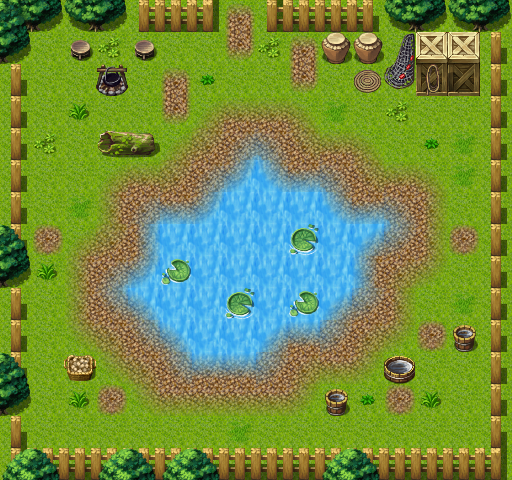

This game map was drawn from its Tiled (.tmx) file and the tilesets committed beside it. A one-line description and the trimmed map source follow:
An orthogonal 16x15 tile map with 32x32 px tiles, 3 tile layers (Ground, Objects, Above), 1 hidden layer not drawn, 60 tilesets and 3 objects (2x spawn, mapchange).

<map version="1.0" orientation="orthogonal" renderorder="right-down" width="16" height="15" tilewidth="32" tileheight="32" nextobjectid="4">
 <properties>
  <property name="outdoors" value="1" />
 </properties>
 <tileset firstgid="1" name="map_bed_1" tilewidth="32" tileheight="32" tilecount="128" columns="16">
  <image source="../drawable/map_bed_1.png" width="512" height="256" />
 </tileset>
 <tileset firstgid="129" name="map_border_1" tilewidth="32" tileheight="32" tilecount="128" columns="16">
  <image source="../drawable/map_border_1.png" width="512" height="256" />
 </tileset>
 <tileset firstgid="257" name="map_bridge_1" tilewidth="32" tileheight="32" tilecount="128" columns="16">
  <image source="../drawable/map_bridge_1.png" width="512" height="256" />
 </tileset>
 <tileset firstgid="385" name="map_bridge_2" tilewidth="32" tileheight="32" tilecount="128" columns="16">
  <image source="../drawable/map_bridge_2.png" width="512" height="256" />
 </tileset>
 <tileset firstgid="513" name="map_broken_1" tilewidth="32" tileheight="32" tilecount="128" columns="16">
  <image source="../drawable/map_broken_1.png" width="512" height="256" />
 </tileset>
 <tileset firstgid="641" name="map_cavewall_1" tilewidth="32" tileheight="32" tilecount="108" columns="18">
  <image source="../drawable/map_cavewall_1.png" width="576" height="192" />
 </tileset>
 <tileset firstgid="749" name="map_cavewall_2" tilewidth="32" tileheight="32" tilecount="108" columns="18">
  <image source="../drawable/map_cavewall_2.png" width="576" height="192" />
 </tileset>
 <tileset firstgid="857" name="map_cavewall_3" tilewidth="32" tileheight="32" tilecount="108" columns="18">
  <image source="../drawable/map_cavewall_3.png" width="576" height="192" />
 </tileset>
 <tileset firstgid="965" name="map_cavewall_4" tilewidth="32" tileheight="32" tilecount="108" columns="18">
  <image source="../drawable/map_cavewall_4.png" width="576" height="192" />
 </tileset>
 <tileset firstgid="1073" name="map_chair_table_1" tilewidth="32" tileheight="32" tilecount="128" columns="16">
  <image source="../drawable/map_chair_table_1.png" width="512" height="256" />
 </tileset>
 <tileset firstgid="1201" name="map_chair_table_2" tilewidth="32" tileheight="32" tilecount="128" columns="16">
  <image source="../drawable/map_chair_table_2.png" width="512" height="256" />
 </tileset>
 <tileset firstgid="1329" name="map_crate_1" tilewidth="32" tileheight="32" tilecount="128" columns="16">
  <image source="../drawable/map_crate_1.png" width="512" height="256" />
 </tileset>
 <tileset firstgid="1457" name="map_cupboard_1" tilewidth="32" tileheight="32" tilecount="128" columns="16">
  <image source="../drawable/map_cupboard_1.png" width="512" height="256" />
 </tileset>
 <tileset firstgid="1585" name="map_curtain_1" tilewidth="32" tileheight="32" tilecount="128" columns="16">
  <image source="../drawable/map_curtain_1.png" width="512" height="256" />
 </tileset>
 <tileset firstgid="1713" name="map_entrance_1" tilewidth="32" tileheight="32" tilecount="128" columns="16">
  <image source="../drawable/map_entrance_1.png" width="512" height="256" />
 </tileset>
 <tileset firstgid="1841" name="map_entrance_2" tilewidth="32" tileheight="32" tilecount="128" columns="16">
  <image source="../drawable/map_entrance_2.png" width="512" height="256" />
 </tileset>
 <tileset firstgid="1969" name="map_fence_1" tilewidth="32" tileheight="32" tilecount="128" columns="16">
  <image source="../drawable/map_fence_1.png" width="512" height="256" />
 </tileset>
 <tileset firstgid="2097" name="map_fence_2" tilewidth="32" tileheight="32" tilecount="128" columns="16">
  <image source="../drawable/map_fence_2.png" width="512" height="256" />
 </tileset>
 <tileset firstgid="2225" name="map_fence_3" tilewidth="32" tileheight="32" tilecount="128" columns="16">
  <image source="../drawable/map_fence_3.png" width="512" height="256" />
 </tileset>
 <tileset firstgid="2353" name="map_fence_4" tilewidth="32" tileheight="32" tilecount="128" columns="16">
  <image source="../drawable/map_fence_4.png" width="512" height="256" />
 </tileset>
 <tileset firstgid="2481" name="map_ground_1" tilewidth="32" tileheight="32" tilecount="128" columns="16">
  <image source="../drawable/map_ground_1.png" width="512" height="256" />
 </tileset>
 <tileset firstgid="2609" name="map_ground_2" tilewidth="32" tileheight="32" tilecount="128" columns="16">
  <image source="../drawable/map_ground_2.png" width="512" height="256" />
 </tileset>
 <tileset firstgid="2737" name="map_ground_3" tilewidth="32" tileheight="32" tilecount="128" columns="16">
  <image source="../drawable/map_ground_3.png" width="512" height="256" />
 </tileset>
 <tileset firstgid="2865" name="map_ground_4" tilewidth="32" tileheight="32" tilecount="128" columns="16">
  <image source="../drawable/map_ground_4.png" width="512" height="256" />
 </tileset>
 <tileset firstgid="2993" name="map_ground_5" tilewidth="32" tileheight="32" tilecount="128" columns="16">
  <image source="../drawable/map_ground_5.png" width="512" height="256" />
 </tileset>
 <tileset firstgid="3121" name="map_ground_6" tilewidth="32" tileheight="32" tilecount="128" columns="16">
  <image source="../drawable/map_ground_6.png" width="512" height="256" />
 </tileset>
 <tileset firstgid="3249" name="map_ground_7" tilewidth="32" tileheight="32" tilecount="128" columns="16">
  <image source="../drawable/map_ground_7.png" width="512" height="256" />
 </tileset>
 <tileset firstgid="3377" name="map_ground_8" tilewidth="32" tileheight="32" tilecount="128" columns="16">
  <image source="../drawable/map_ground_8.png" width="512" height="256" />
 </tileset>
 <tileset firstgid="3505" name="map_house_1" tilewidth="32" tileheight="32" tilecount="128" columns="16">
  <image source="../drawable/map_house_1.png" width="512" height="256" />
 </tileset>
 <tileset firstgid="3633" name="map_house_2" tilewidth="32" tileheight="32" tilecount="128" columns="16">
  <image source="../drawable/map_house_2.png" width="512" height="256" />
 </tileset>
 <tileset firstgid="3761" name="map_indoor_1" tilewidth="32" tileheight="32" tilecount="128" columns="16">
  <image source="../drawable/map_indoor_1.png" width="512" height="256" />
 </tileset>
 <tileset firstgid="3889" name="map_indoor_2" tilewidth="32" tileheight="32" tilecount="128" columns="16">
  <image source="../drawable/map_indoor_2.png" width="512" height="256" />
 </tileset>
 <tileset firstgid="4017" name="map_kitchen_1" tilewidth="32" tileheight="32" tilecount="128" columns="16">
  <image source="../drawable/map_kitchen_1.png" width="512" height="256" />
 </tileset>
 <tileset firstgid="4145" name="map_outdoor_1" tilewidth="32" tileheight="32" tilecount="128" columns="16">
  <image source="../drawable/map_outdoor_1.png" width="512" height="256" />
 </tileset>
 <tileset firstgid="4273" name="map_pillar_1" tilewidth="32" tileheight="32" tilecount="128" columns="16">
  <image source="../drawable/map_pillar_1.png" width="512" height="256" />
 </tileset>
 <tileset firstgid="4401" name="map_pillar_2" tilewidth="32" tileheight="32" tilecount="128" columns="16">
  <image source="../drawable/map_pillar_2.png" width="512" height="256" />
 </tileset>
 <tileset firstgid="4529" name="map_plant_1" tilewidth="32" tileheight="32" tilecount="128" columns="16">
  <image source="../drawable/map_plant_1.png" width="512" height="256" />
 </tileset>
 <tileset firstgid="4657" name="map_plant_2" tilewidth="32" tileheight="32" tilecount="128" columns="16">
  <image source="../drawable/map_plant_2.png" width="512" height="256" />
 </tileset>
 <tileset firstgid="4785" name="map_rock_1" tilewidth="32" tileheight="32" tilecount="128" columns="16">
  <image source="../drawable/map_rock_1.png" width="512" height="256" />
 </tileset>
 <tileset firstgid="4913" name="map_rock_2" tilewidth="32" tileheight="32" tilecount="128" columns="16">
  <image source="../drawable/map_rock_2.png" width="512" height="256" />
 </tileset>
 <tileset firstgid="5041" name="map_roof_1" tilewidth="32" tileheight="32" tilecount="128" columns="16">
  <image source="../drawable/map_roof_1.png" width="512" height="256" />
 </tileset>
 <tileset firstgid="5169" name="map_roof_2" tilewidth="32" tileheight="32" tilecount="128" columns="16">
  <image source="../drawable/map_roof_2.png" width="512" height="256" />
 </tileset>
 <tileset firstgid="5297" name="map_roof_3" tilewidth="32" tileheight="32" tilecount="128" columns="16">
  <image source="../drawable/map_roof_3.png" width="512" height="256" />
 </tileset>
 <tileset firstgid="5425" name="map_shop_1" tilewidth="32" tileheight="32" tilecount="128" columns="16">
  <image source="../drawable/map_shop_1.png" width="512" height="256" />
 </tileset>
 <tileset firstgid="5553" name="map_sign_ladder_1" tilewidth="32" tileheight="32" tilecount="128" columns="16">
  <image source="../drawable/map_sign_ladder_1.png" width="512" height="256" />
 </tileset>
 <tileset firstgid="5681" name="map_table_1" tilewidth="32" tileheight="32" tilecount="128" columns="16">
  <image source="../drawable/map_table_1.png" width="512" height="256" />
 </tileset>
 <tileset firstgid="5809" name="map_trail_1" tilewidth="32" tileheight="32" tilecount="128" columns="16">
  <image source="../drawable/map_trail_1.png" width="512" height="256" />
 </tileset>
 <tileset firstgid="5937" name="map_transition_1" tilewidth="32" tileheight="32" tilecount="128" columns="16">
  <image source="../drawable/map_transition_1.png" width="512" height="256" />
 </tileset>
 <tileset firstgid="6065" name="map_transition_2" tilewidth="32" tileheight="32" tilecount="128" columns="16">
  <image source="../drawable/map_transition_2.png" width="512" height="256" />
 </tileset>
 <tileset firstgid="6193" name="map_transition_3" tilewidth="32" tileheight="32" tilecount="128" columns="16">
  <image source="../drawable/map_transition_3.png" width="512" height="256" />
 </tileset>
 <tileset firstgid="6321" name="map_transition_4" tilewidth="32" tileheight="32" tilecount="128" columns="16">
  <image source="../drawable/map_transition_4.png" width="512" height="256" />
 </tileset>
 <tileset firstgid="6449" name="map_transition_5" tilewidth="32" tileheight="32" tilecount="128" columns="16">
  <image source="../drawable/map_transition_5.png" width="512" height="256" />
 </tileset>
 <tileset firstgid="6577" name="map_tree_1" tilewidth="32" tileheight="32" tilecount="128" columns="16">
  <image source="../drawable/map_tree_1.png" width="512" height="256" />
 </tileset>
 <tileset firstgid="6705" name="map_tree_2" tilewidth="32" tileheight="32" tilecount="128" columns="16">
  <image source="../drawable/map_tree_2.png" width="512" height="256" />
 </tileset>
 <tileset firstgid="6833" name="map_wall_1" tilewidth="32" tileheight="32" tilecount="128" columns="16">
  <image source="../drawable/map_wall_1.png" width="512" height="256" />
 </tileset>
 <tileset firstgid="6961" name="map_wall_2" tilewidth="32" tileheight="32" tilecount="120" columns="15">
  <image source="../drawable/map_wall_2.png" width="480" height="256" />
 </tileset>
 <tileset firstgid="7081" name="map_wall_3" tilewidth="32" tileheight="32" tilecount="120" columns="15">
  <image source="../drawable/map_wall_3.png" width="480" height="256" />
 </tileset>
 <tileset firstgid="7201" name="map_wall_4" tilewidth="32" tileheight="32" tilecount="120" columns="15">
  <image source="../drawable/map_wall_4.png" width="480" height="256" />
 </tileset>
 <tileset firstgid="7321" name="map_window_1" tilewidth="32" tileheight="32" tilecount="128" columns="16">
  <image source="../drawable/map_window_1.png" width="512" height="256" />
 </tileset>
 <tileset firstgid="7449" name="map_window_2" tilewidth="32" tileheight="32" tilecount="128" columns="16">
  <image source="../drawable/map_window_2.png" width="512" height="256" />
 </tileset>
 <layer name="Ground" width="16" height="15">
  <data>[240 cells, 240 non-empty, 3 distinct tile ids]</data>
 </layer>
 <layer name="Objects" width="16" height="15">
  <data>[240 cells, 178 non-empty, 42 distinct tile ids]</data>
 </layer>
 <layer name="Above" width="16" height="15">
  <data>[240 cells, 12 non-empty, 4 distinct tile ids]</data>
 </layer>
 <layer name="Walkable" width="16" height="15" visible="0">
  <data>[240 cells, 126 non-empty, 1 distinct tile ids]</data>
 </layer>
 <objectgroup name="Mapevents">
  <object id="1" name="north" type="mapchange" x="224" y="0" width="32" height="32">
   <properties>
    <property name="map" value="waterway2" />
    <property name="place" value="south" />
   </properties>
  </object>
 </objectgroup>
 <objectgroup name="Spawn">
  <object id="2" name="izthiel_4" type="spawn" x="32" y="64" width="448" height="352">
   <properties>
    <property name="quantity" value="2" />
   </properties>
  </object>
 </objectgroup>
 <objectgroup name="Spawn2">
  <object id="3" name="frog_3" type="spawn" x="32" y="64" width="448" height="352">
   <properties>
    <property name="quantity" value="3" />
   </properties>
  </object>
 </objectgroup>
 <objectgroup name="Keys" />
</map>
